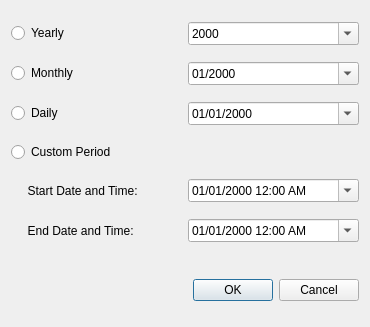
<?xml version="1.0" encoding="UTF-8"?>
<ui version="4.0">
 <class>ReportDialogueBox</class>
 <widget class="QDialog" name="ReportDialogueBox">
  <property name="geometry">
   <rect>
    <x>0</x>
    <y>0</y>
    <width>370</width>
    <height>327</height>
   </rect>
  </property>
  <property name="windowTitle">
   <string>Expense Report</string>
  </property>
  <layout class="QVBoxLayout" name="verticalLayout">
   <item>
    <layout class="QHBoxLayout" name="horizontalLayout">
     <item>
      <widget class="QRadioButton" name="radioButtonYearly">
       <property name="text">
        <string>Yearly</string>
       </property>
      </widget>
     </item>
     <item>
      <widget class="QDateEdit" name="dateEditYearly">
       <property name="inputMethodHints">
        <set>Qt::ImhPreferNumbers</set>
       </property>
       <property name="displayFormat">
        <string>yyyy</string>
       </property>
       <property name="calendarPopup">
        <bool>true</bool>
       </property>
      </widget>
     </item>
    </layout>
   </item>
   <item>
    <layout class="QHBoxLayout" name="horizontalLayout_2">
     <item>
      <widget class="QRadioButton" name="radioButtonMonthly">
       <property name="text">
        <string>Monthly</string>
       </property>
      </widget>
     </item>
     <item>
      <widget class="QDateEdit" name="dateEditMonthly">
       <property name="displayFormat">
        <string>MM/yyyy</string>
       </property>
       <property name="calendarPopup">
        <bool>true</bool>
       </property>
      </widget>
     </item>
    </layout>
   </item>
   <item>
    <layout class="QHBoxLayout" name="horizontalLayout_3">
     <item>
      <widget class="QRadioButton" name="radioButtonDaily">
       <property name="text">
        <string>Daily</string>
       </property>
      </widget>
     </item>
     <item>
      <widget class="QDateEdit" name="dateEditDaily">
       <property name="displayFormat">
        <string>dd/MM/yyyy</string>
       </property>
       <property name="calendarPopup">
        <bool>true</bool>
       </property>
      </widget>
     </item>
    </layout>
   </item>
   <item>
    <widget class="QRadioButton" name="radioButtonCustom">
     <property name="text">
      <string>Custom Period</string>
     </property>
    </widget>
   </item>
   <item>
    <layout class="QHBoxLayout" name="horizontalLayout_4">
     <item>
      <widget class="QLabel" name="labelStartDateTime">
       <property name="text">
        <string>     Start Date and Time:</string>
       </property>
      </widget>
     </item>
     <item>
      <widget class="QDateTimeEdit" name="dateTimeEditStart">
       <property name="displayFormat">
        <string>dd/MM/yyyy h:mm AP</string>
       </property>
       <property name="calendarPopup">
        <bool>true</bool>
       </property>
      </widget>
     </item>
    </layout>
   </item>
   <item>
    <layout class="QHBoxLayout" name="horizontalLayout_5">
     <item>
      <widget class="QLabel" name="labelEndDateTime">
       <property name="text">
        <string>     End Date and Time:</string>
       </property>
      </widget>
     </item>
     <item>
      <widget class="QDateTimeEdit" name="dateTimeEditEnd">
       <property name="displayFormat">
        <string>dd/MM/yyyy h:mm AP</string>
       </property>
       <property name="calendarPopup">
        <bool>true</bool>
       </property>
      </widget>
     </item>
    </layout>
   </item>
   <item>
    <spacer name="horizontalSpacer_2">
     <property name="orientation">
      <enum>Qt::Horizontal</enum>
     </property>
     <property name="sizeHint" stdset="0">
      <size>
       <width>349</width>
       <height>20</height>
      </size>
     </property>
    </spacer>
   </item>
   <item>
    <widget class="QDialogButtonBox" name="buttonBox">
     <property name="orientation">
      <enum>Qt::Horizontal</enum>
     </property>
     <property name="standardButtons">
      <set>QDialogButtonBox::Cancel|QDialogButtonBox::Ok</set>
     </property>
    </widget>
   </item>
  </layout>
 </widget>
 <resources/>
 <connections>
  <connection>
   <sender>buttonBox</sender>
   <signal>accepted()</signal>
   <receiver>ReportDialogueBox</receiver>
   <slot>accept()</slot>
   <hints>
    <hint type="sourcelabel">
     <x>248</x>
     <y>254</y>
    </hint>
    <hint type="destinationlabel">
     <x>157</x>
     <y>274</y>
    </hint>
   </hints>
  </connection>
  <connection>
   <sender>buttonBox</sender>
   <signal>rejected()</signal>
   <receiver>ReportDialogueBox</receiver>
   <slot>reject()</slot>
   <hints>
    <hint type="sourcelabel">
     <x>316</x>
     <y>260</y>
    </hint>
    <hint type="destinationlabel">
     <x>286</x>
     <y>274</y>
    </hint>
   </hints>
  </connection>
 </connections>
</ui>
